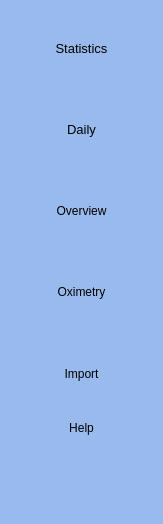
       <widget class="QWidget" name="navPage">
        <property name="geometry">
         <rect>
          <x>0</x>
          <y>0</y>
          <width>163</width>
          <height>524</height>
         </rect>
        </property>
        <property name="palette">
         <palette>
          <active>
           <colorrole role="Button">
            <brush brushstyle="SolidPattern">
             <color alpha="255">
              <red>181</red>
              <green>194</green>
              <blue>237</blue>
             </color>
            </brush>
           </colorrole>
           <colorrole role="Base">
            <brush brushstyle="SolidPattern">
             <color alpha="255">
              <red>255</red>
              <green>255</green>
              <blue>255</blue>
             </color>
            </brush>
           </colorrole>
           <colorrole role="Window">
            <brush brushstyle="SolidPattern">
             <color alpha="255">
              <red>153</red>
              <green>186</green>
              <blue>237</blue>
             </color>
            </brush>
           </colorrole>
          </active>
          <inactive>
           <colorrole role="Button">
            <brush brushstyle="SolidPattern">
             <color alpha="255">
              <red>181</red>
              <green>194</green>
              <blue>237</blue>
             </color>
            </brush>
           </colorrole>
           <colorrole role="Base">
            <brush brushstyle="SolidPattern">
             <color alpha="255">
              <red>255</red>
              <green>255</green>
              <blue>255</blue>
             </color>
            </brush>
           </colorrole>
           <colorrole role="Window">
            <brush brushstyle="SolidPattern">
             <color alpha="255">
              <red>153</red>
              <green>186</green>
              <blue>237</blue>
             </color>
            </brush>
           </colorrole>
          </inactive>
          <disabled>
           <colorrole role="Button">
            <brush brushstyle="SolidPattern">
             <color alpha="255">
              <red>181</red>
              <green>194</green>
              <blue>237</blue>
             </color>
            </brush>
           </colorrole>
           <colorrole role="Base">
            <brush brushstyle="SolidPattern">
             <color alpha="255">
              <red>153</red>
              <green>186</green>
              <blue>237</blue>
             </color>
            </brush>
           </colorrole>
           <colorrole role="Window">
            <brush brushstyle="SolidPattern">
             <color alpha="255">
              <red>153</red>
              <green>186</green>
              <blue>237</blue>
             </color>
            </brush>
           </colorrole>
          </disabled>
         </palette>
        </property>
        <property name="mouseTracking">
         <bool>true</bool>
        </property>
        <attribute name="icon">
         <iconset resource="Resources.qrc">
          <normaloff>:/icons/bob-v3.0.png</normaloff>:/icons/bob-v3.0.png</iconset>
        </attribute>
        <attribute name="label">
         <string>&amp;Navigation</string>
        </attribute>
        <layout class="QVBoxLayout" name="verticalLayout_2">
         <item>
          <widget class="QToolButton" name="summaryButton_2">
           <property name="sizePolicy">
            <sizepolicy hsizetype="MinimumExpanding" vsizetype="MinimumExpanding">
             <horstretch>0</horstretch>
             <verstretch>0</verstretch>
            </sizepolicy>
           </property>
           <property name="font">
            <font>
             <pointsize>10</pointsize>
            </font>
           </property>
           <property name="text">
            <string>Statistics</string>
           </property>
           <property name="icon">
            <iconset resource="Resources.qrc">
             <normaloff>:/icons/go-home.png</normaloff>:/icons/go-home.png</iconset>
           </property>
           <property name="iconSize">
            <size>
             <width>48</width>
             <height>48</height>
            </size>
           </property>
           <property name="toolButtonStyle">
            <enum>Qt::ToolButtonTextUnderIcon</enum>
           </property>
           <property name="autoRaise">
            <bool>true</bool>
           </property>
          </widget>
         </item>
         <item>
          <widget class="QToolButton" name="dailyButton">
           <property name="sizePolicy">
            <sizepolicy hsizetype="MinimumExpanding" vsizetype="MinimumExpanding">
             <horstretch>0</horstretch>
             <verstretch>0</verstretch>
            </sizepolicy>
           </property>
           <property name="minimumSize">
            <size>
             <width>0</width>
             <height>0</height>
            </size>
           </property>
           <property name="font">
            <font>
             <pointsize>10</pointsize>
            </font>
           </property>
           <property name="text">
            <string>Daily</string>
           </property>
           <property name="icon">
            <iconset resource="Resources.qrc">
             <normaloff>:/icons/edit-find.png</normaloff>:/icons/edit-find.png</iconset>
           </property>
           <property name="iconSize">
            <size>
             <width>48</width>
             <height>48</height>
            </size>
           </property>
           <property name="toolButtonStyle">
            <enum>Qt::ToolButtonTextUnderIcon</enum>
           </property>
           <property name="autoRaise">
            <bool>true</bool>
           </property>
          </widget>
         </item>
         <item>
          <widget class="QToolButton" name="overviewButton">
           <property name="sizePolicy">
            <sizepolicy hsizetype="MinimumExpanding" vsizetype="MinimumExpanding">
             <horstretch>0</horstretch>
             <verstretch>0</verstretch>
            </sizepolicy>
           </property>
           <property name="text">
            <string>Overview</string>
           </property>
           <property name="icon">
            <iconset resource="Resources.qrc">
             <normaloff>:/icons/overview.png</normaloff>:/icons/overview.png</iconset>
           </property>
           <property name="iconSize">
            <size>
             <width>48</width>
             <height>48</height>
            </size>
           </property>
           <property name="toolButtonStyle">
            <enum>Qt::ToolButtonTextUnderIcon</enum>
           </property>
           <property name="autoRaise">
            <bool>true</bool>
           </property>
          </widget>
         </item>
         <item>
          <widget class="QToolButton" name="oximetryButton">
           <property name="sizePolicy">
            <sizepolicy hsizetype="MinimumExpanding" vsizetype="MinimumExpanding">
             <horstretch>0</horstretch>
             <verstretch>0</verstretch>
            </sizepolicy>
           </property>
           <property name="text">
            <string>Oximetry</string>
           </property>
           <property name="icon">
            <iconset resource="Resources.qrc">
             <normaloff>:/icons/oximeter.png</normaloff>:/icons/oximeter.png</iconset>
           </property>
           <property name="iconSize">
            <size>
             <width>48</width>
             <height>48</height>
            </size>
           </property>
           <property name="toolButtonStyle">
            <enum>Qt::ToolButtonTextUnderIcon</enum>
           </property>
           <property name="autoRaise">
            <bool>true</bool>
           </property>
          </widget>
         </item>
         <item>
          <widget class="QToolButton" name="importButton">
           <property name="sizePolicy">
            <sizepolicy hsizetype="MinimumExpanding" vsizetype="MinimumExpanding">
             <horstretch>0</horstretch>
             <verstretch>0</verstretch>
            </sizepolicy>
           </property>
           <property name="minimumSize">
            <size>
             <width>0</width>
             <height>0</height>
            </size>
           </property>
           <property name="text">
            <string>Import</string>
           </property>
           <property name="icon">
            <iconset resource="Resources.qrc">
             <normaloff>:/icons/sdcard.png</normaloff>:/icons/sdcard.png</iconset>
           </property>
           <property name="iconSize">
            <size>
             <width>48</width>
             <height>48</height>
            </size>
           </property>
           <property name="checkable">
            <bool>false</bool>
           </property>
           <property name="toolButtonStyle">
            <enum>Qt::ToolButtonTextUnderIcon</enum>
           </property>
           <property name="autoRaise">
            <bool>true</bool>
           </property>
           <property name="arrowType">
            <enum>Qt::NoArrow</enum>
           </property>
          </widget>
         </item>
         <item>
          <widget class="QToolButton" name="helpButton">
           <property name="sizePolicy">
            <sizepolicy hsizetype="Preferred" vsizetype="Fixed">
             <horstretch>0</horstretch>
             <verstretch>0</verstretch>
            </sizepolicy>
           </property>
           <property name="text">
            <string>Help</string>
           </property>
           <property name="icon">
            <iconset resource="Resources.qrc">
             <normaloff>:/icons/help.png</normaloff>:/icons/help.png</iconset>
           </property>
           <property name="iconSize">
            <size>
             <width>48</width>
             <height>48</height>
            </size>
           </property>
           <property name="toolButtonStyle">
            <enum>Qt::ToolButtonTextUnderIcon</enum>
           </property>
           <property name="autoRaise">
            <bool>true</bool>
           </property>
          </widget>
         </item>
         <item>
          <spacer name="verticalSpacer">
           <property name="orientation">
            <enum>Qt::Vertical</enum>
           </property>
           <property name="sizeHint" stdset="0">
            <size>
             <width>20</width>
             <height>40</height>
            </size>
           </property>
          </spacer>
         </item>
        </layout>
       </widget>
